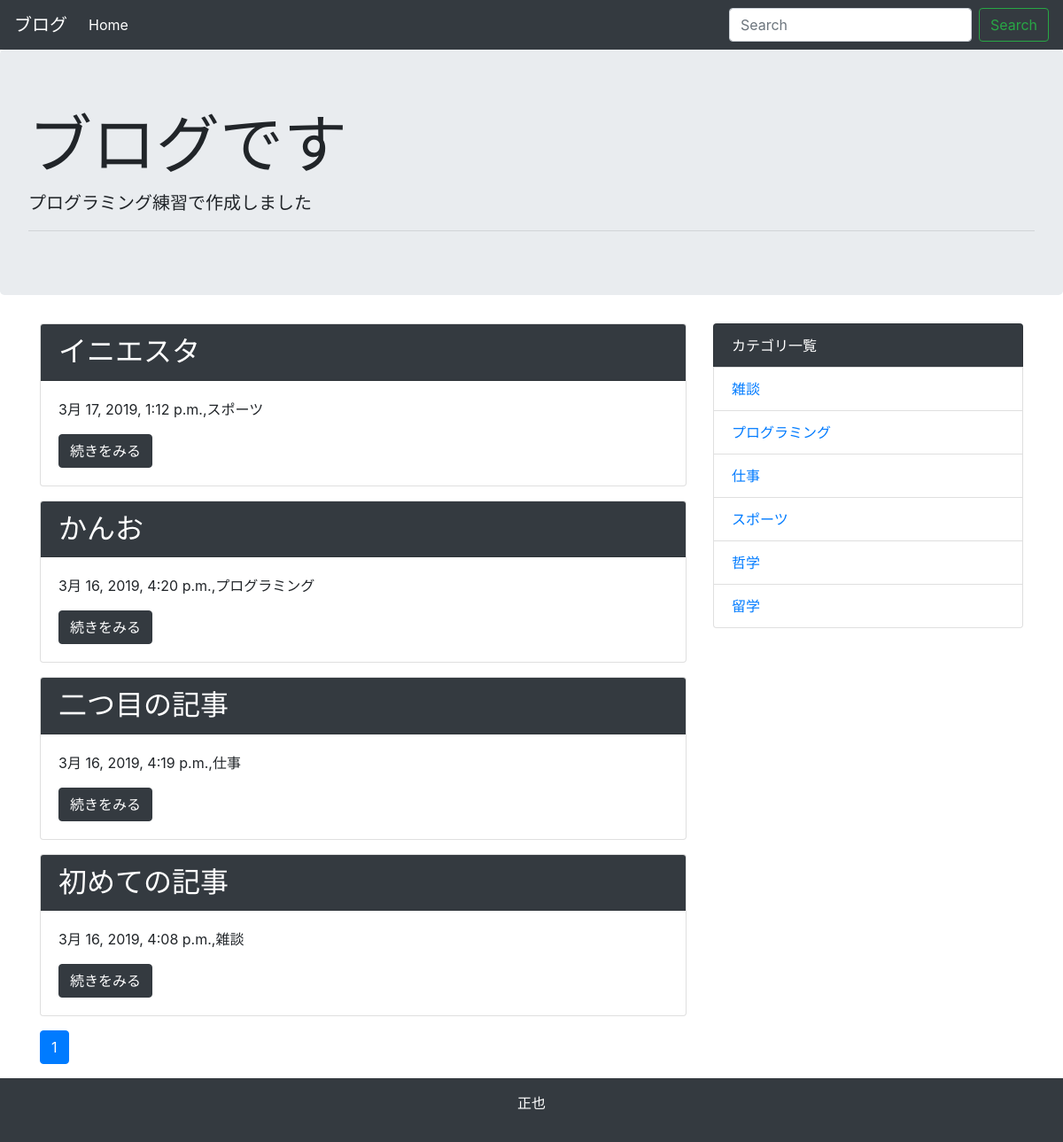
The page / on the database its author committed.
### blog/models.py (models this page shows, shortened)
class Post(models.Model):
    title = models.CharField('タイトル',max_length=255)
    text = models.TextField('本文')
    created_at = models.DateTimeField('作成日', default=timezone.now)
    category = models.ForeignKey(Category,verbose_name='カテゴリ',on_delete=models.PROTECT)

class Category(models.Model):
    name = models.CharField('カテゴリ名',max_length=225)
    created_at = models.DateTimeField('作成日', default=timezone.now)
    def __str__(self):
        return self.name

### blog/views.py (the view)
# urls.py: path('', views.IndexView.as_view(), name='index'),
class IndexView(generic.ListView):
    model = Post
    paginate_by = 5
    def get_queryset(self):
        queryset = Post.objects.order_by('-created_at')
        keyword = self.request.GET.get('keyword')
        if keyword:
            queryset = queryset.filter(
            Q(title__icontains=keyword) | Q(text__icontains=keyword)
            )
        return queryset

### blog/context_processors.py (called while the page is built)
def common(request):
    context = {
    'category_list':Category.objects.all(),
    }
    return context

### blog/templatetags/mytag.py (called while the page is built)
@register.simple_tag
def url_replace(request, field, value):
    url_dict = request.GET.copy()
    url_dict[field] = value
    return url_dict.urlencode()

### blog/templates/blog/post_list.html
{% extends 'blog/base.html' %}
{% block content %}
{% for post in post_list %}
<div class="card mb-3">
  <h2 class="card-header bg-dark text-white">{{post.title}}</h2>
  <div class="card-body">
    <p>{{post.created_at}},{{ post.category }}</p>
    <a href="{% url 'blog:detail' post.pk %}" class="btn btn-dark">続きをみる</a>
  </div>
</div>
{% endfor %}
{% include 'blog/page.html' %}
{% endblock %}

### blog/templates/blog/base.html (shortened to what this page needs)
<!doctype html>
<html lang="ja">
  <head>
    <link rel="stylesheet" href="https://maxcdn.bootstrapcdn.com/bootstrap/4.0.0-beta.2/css/bootstrap.min.css">
  </head>
  <body>
        <nav class="navbar navbar-expand-lg navbar-dark bg-dark">
      <a class="navbar-brand" href="#">ブログ</a>
      <div class="collapse navbar-collapse" id="navbarSupportedContent">
        <ul class="navbar-nav mr-auto">
          <li class="nav-item active">
            <a class="nav-link" href="{% url 'blog:index' %}">Home</a>
          </li>
        </ul>
        <form class="form-inline my-2 my-lg-0" method="GET" action="{% url 'blog:index' %}">
          <input class="form-control mr-sm-2" type="text" placeholder="Search" aria-label="Search" name="keyword">
          <button class="btn btn-outline-success my-2 my-sm-0" type="submit">Search</button>
        </form>
      </div>
    </nav>
        <div class="jumbotron">
      <h1 class="display-3">ブログです</h1>
      <p class="lead">プログラミング練習で作成しました</p>
      <hr class="my-2">
      </div>
    <div class="container">
      <div class="row">
        <div class="col-md-8">
      {% block content %}
      {% endblock %}
      </div>
      <div class="col-md-4">
        <ul class="list-group">
          <li class="list-group-item bg-dark text-white">カテゴリ一覧</li>
          {% for category in category_list %}
          <li class="list-group-item"><a href="{% url 'blog:category' category.pk %}">{{category}}</a></li>
          {% endfor %}
        </ul>
        </div>
      </div>
    </div>
    <footer class="bg-dark text-white text-center py-3">
      <p> 正也 </p>
    </footer>
  </body>
</html>

### blog/templates/blog/page.html (shortened to what this page needs)
{% load mytag %}
<nav aria-label="Page navigation">
  <ul class="pagination">
      {% for link_page in page_obj.paginator.page_range %}
        {% if link_page == page_obj.number %}
          <li class="page-item active">
            <a class="page-link" href="?{% url_replace request 'page' link_page %}">
              {{ link_page }}
            </a>
          </li>
        {% else %}
          <li class="page-item">
            <a class="page-link" href="?{% url_replace request 'page' link_page %}">
              {{ link_page }}
            </a>
          </li>
        {% endif %}
      {% endfor %}
  </ul>
</nav>

### rows shown on the page
Post: title "イニエスタ", created_at "3月 17, 2019, 1:12 p.m.", category "スポーツ"
Post: title "かんお", created_at "3月 16, 2019, 4:20 p.m.", category "プログラミング"
Post: title "二つ目の記事", created_at "3月 16, 2019, 4:19 p.m.", category "仕事"
Post: title "初めての記事", created_at "3月 16, 2019, 4:08 p.m.", category "雑談"
Category: name "雑談"
Category: name "プログラミング"
Category: name "仕事"
Category: name "スポーツ"
Category: name "哲学"
Category: name "留学"

### other values the page prints
{{ link_page }} "1"
